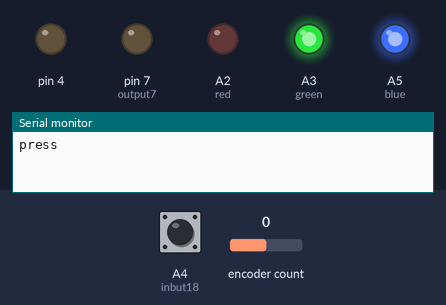
Bench run of a sketch on a simulated Teensy 4. On the bench: output pins drawn as LEDs (lit = HIGH), the last lines printed to the serial monitor. The test bench sets the inputs (shaded band); at power-on: A4 (inbut18) HIGH, encoder count 0.

Above: at 1.2 s.
1.3 s: A4 (inbut18) pulled LOW for 0.15 s
At 2.6 s:
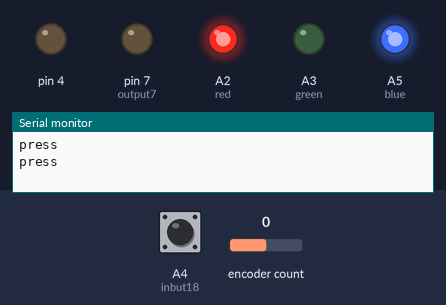
2.9 s: A4 (inbut18) pulled LOW for 1 s
At 4.9 s:
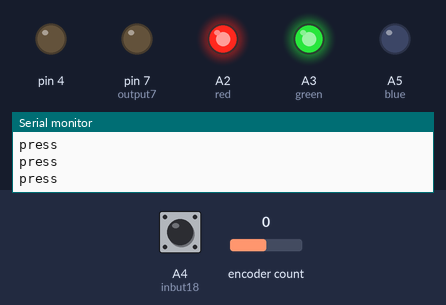
5.4 s: A4 (inbut18) pulled LOW for 3.2 s
At 9.6 s:
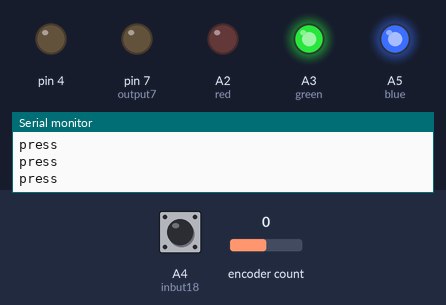
Timing chart, 0 to 11.1 s (numbered marks = the images above; inputs shaded):
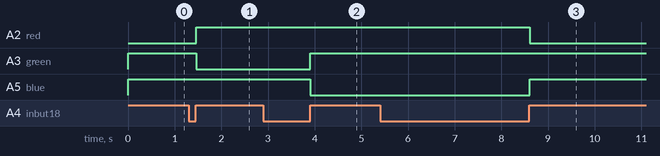

The sketch:

Vol_encoder_transit.ino
```cpp
/* Encoder Library -
 * http://www.pjrc.com/teensy/td_libs_Encoder.html
  */

// this uses a mouse control to very software plugin controls


#include <Encoder.h>
long touchON = 0;
long touchOFF = 0;
int delaytime = 0;
int xymove = 0;
int red =16;
int blue =19;
int green =17;

// Change these two numbers to the pins connected to your encoder.
//   Best Performance: both pins have interrupt capability
//   Good Performance: only the first pin has interrupt capability
//   Low Performance:  neither pin has interrupt capability
Encoder myEnc(8,6);
//   avoid using pins with LEDs attached
int inbut18 = 18;
boolean prevState;
long val = 2;
 int mode = 0;

int output7 = 7;


void setup() {
 // pinMode(8, INPUT);
 // pinMode(6, INPUT);
  pinMode(4, OUTPUT);
  pinMode(7, OUTPUT);
pinMode(18, INPUT);
pinMode(20, INPUT);
pinMode(red, OUTPUT);
pinMode(blue, OUTPUT);
pinMode(green, OUTPUT);
digitalWrite (output7,LOW);
digitalWrite (4,LOW);
//Serial.begin(9600);
// Mouse.begin();
//Keyboard.begin();
}


void loop() {
//Keyboard.begin();

digitalWrite (output7,LOW);
//digitalWrite (4,LOW);
if (digitalRead(inbut18)==LOW){
  prevState=LOW;
}

if (digitalRead(18)==HIGH&&prevState==LOW){
  prevState=HIGH;
  Keyboard.set_media(KEY_MEDIA_MUTE);
    Keyboard.send_now();
    Keyboard.set_media(0);
    Keyboard.send_now();
  Serial.println("press");
  val=val+1;
  if (val>3)
    val=1;
}
  if (val==1){
    digitalWrite(red, HIGH);
    digitalWrite(blue, HIGH);
    digitalWrite(green, LOW);
  }
  else if (val==2){
    digitalWrite(red, HIGH);
    digitalWrite(blue, LOW);
    digitalWrite(green, HIGH);
  }
  else if (val==3){
    digitalWrite(red, LOW);
    digitalWrite(blue, HIGH);
    digitalWrite(green, HIGH);

  }


 long Knob = myEnc.read();


  if (Knob > 0){
Keyboard.set_media(KEY_MEDIA_VOLUME_INC);
    Keyboard.send_now();
    Keyboard.set_media(0);
    Keyboard.send_now();
  //Keyboard.write(0xAE);
 // Serial.println(0xAE);


  }

  else  if (Knob < 0){
Keyboard.set_media(KEY_MEDIA_VOLUME_DEC);
    Keyboard.send_now();
    Keyboard.set_media(0);
    Keyboard.send_now();
     // Keyboard.write(0xAF);
 //Serial.println(0xAF);
  }
  myEnc.write(0);
delay(15);


  }
```

Measured:
- after the input at 1.3 s, A2 (red): LOW → HIGH after 0.16 s; A3 (green): HIGH → LOW after 0.16 s
- after the input at 2.9 s, A3 (green): LOW → HIGH after 1.0 s; A5 (blue): HIGH → LOW after 1.0 s
- after the input at 5.4 s, A2 (red): HIGH → LOW after 3.2 s; A5 (blue): LOW → HIGH after 3.2 s
